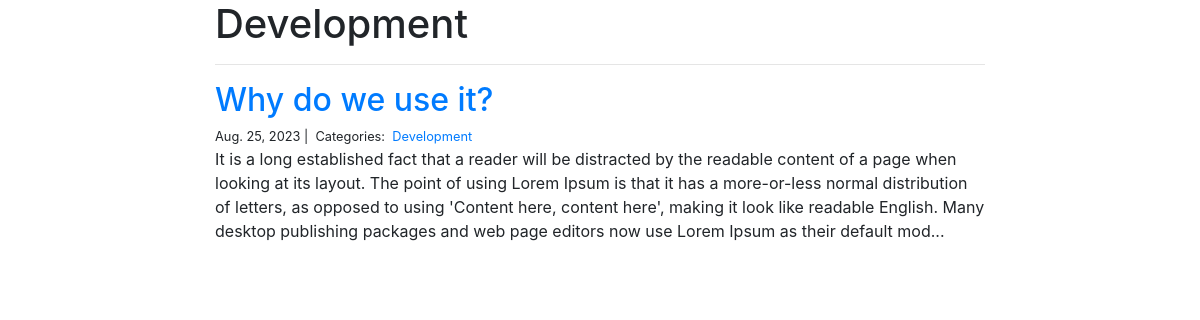
Screenshot of /blog/Development/ with the database file from the repository.
### blog/models.py (models this page shows)
class Category(models.Model):
    name=models.CharField(max_length=20)

class Post(models.Model):
    title = models.CharField(max_length=255)
    body = models.TextField()
    created_on=models.DateTimeField(auto_now_add=True)
    last_modified = models.DateTimeField(auto_now =True)
    categories = models.ManyToManyField('Category', related_name='posts')

### blog/views.py (the view)
# urls.py: path("<category>/", views.blog_category, name="blog_category"),
def blog_category(request, category):
    posts = Post.objects.filter(
        categories__name__contains=category
    ).order_by(
        '-created_on'
    )
    context = {
        "category": category,
        "posts": posts
    }
    return render(request, "blog_category.html", context)

### blog/templates/blog_category.html
{% extends "base.html" %}
{% block page_content %}
<div class="col-md-8 offset-md-2">
    <h1>{{ category | title }}</h1>
    <hr>
    {% for post in posts %}
        <h2><a href="{% url 'blog_detail' post.pk%}">{{ post.title }}</a></h2>
        <small>
            {{ post.created_on.date }} |&nbsp;
            Categories:&nbsp;
            {% for category in post.categories.all %}
            <a href="{% url 'blog_category' category.name %}">
                {{ category.name }}
            </a>&nbsp;
            {% endfor %}
        </small>
        <p>{{ post.body | slice:":400" }}...</p>
    {% endfor %}
</div>
{% endblock %}

### rows the page displays
Category: name "Development"
Post: title "Why do we use it?", created_on "Aug. 25, 2023", body "It is a long established fact that a reader will be distracted by the readable content of a page when looking at its layout. The point of using Lorem Ipsum is that it has a more-or-less normal distribution of letters, as opposed to using 'Content here, content here', making it look like readable English. Many desktop publishing packages and web page editors now use Lorem Ipsum as their default mod"
